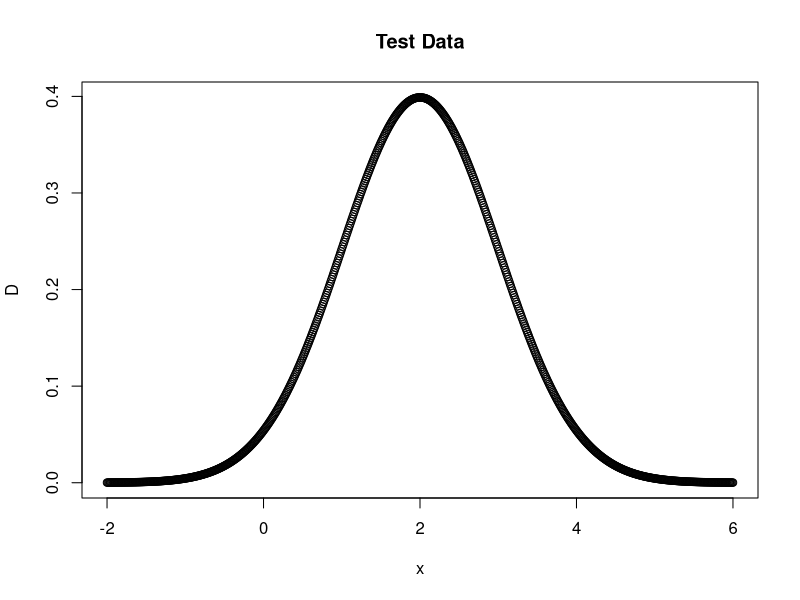
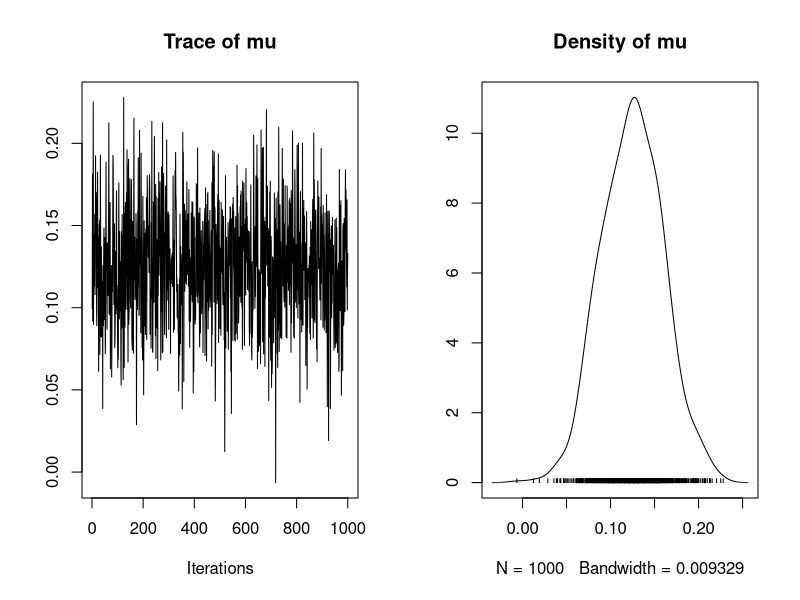
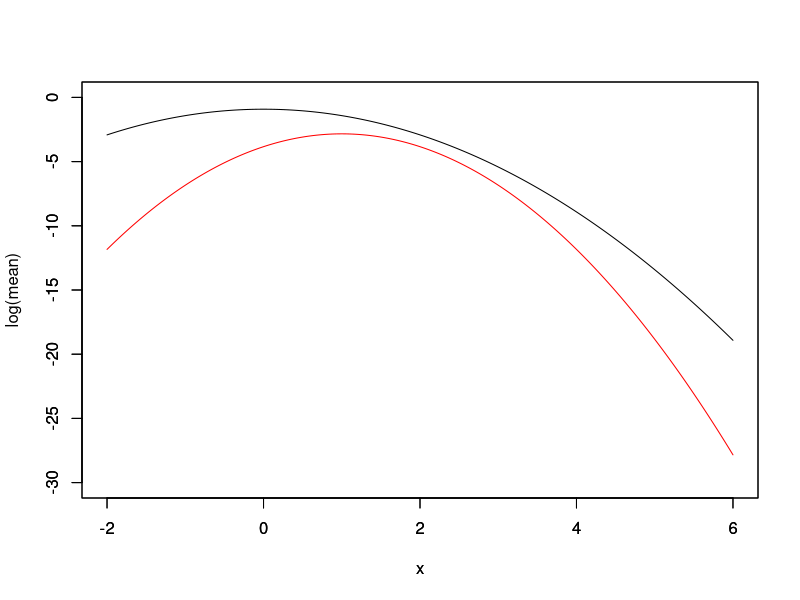

Write R code to recreate these figures, in order.
## MCMC for conjugate Normal distribution
# 19/10/2017

# Prior distiribution of theta has a mean of 0 and variance of 1
# Observation of data has an unknown mean and a variance of 1

# Packages needed
library("MCMCpack")

################# 
## Create data ##
#################

obs_var <- 1
obs_sd <- obs_var^(1/2)
obs_mean <- 2

prior_var <- 1
prior_sd <- prior_var^(1/2)
prior_mean <- 0

# create independent x-values 
x <- seq(-2, 6, 0.01)
# create dependent values according to Normal distribution
D <- dnorm(x, obs_mean, obs_var)

plot(x,D, main="Test Data")

####################################################### 
## Use MCMCpack as a comparison for my manual method ##
#######################################################

# The data, known variance of data, prior mean of mu, prior variance of mu, number of MC draws
# don't know mean of data!
mcmc_package <- MCnormalnormal(D, obs_var, prior_mean, prior_var, mc = 1000)
plot(mcmc_package)
var(mcmc_package)
mean(mcmc_package)

######################
## My manual method ##
######################

# Use the same test data as for MCMCpack
# This may be wrong
likelihood <- dnorm(x, obs_mean, obs_sd, log= T)

# Define the prior distribution (mean=0, variance=1)
mean_prior <- dnorm(x, prior_mean, prior_sd, log=T)

# Define the posterior distribution
# Note: is on a logarithmic scale
mean_posterior <- likelihood + mean_prior

plot(x, mean_posterior, type="l", col = "red", ylim = c(-30, 0), ylab = "log(mean)")
par(new=TRUE)
plot(x, mean_prior, type="l", col="black", ylim = c(-30, 0), ylab = " ")

# Apply the Metropolis algorithm
# Start at random parameter value
# Choose new parameter close to old value based on prob. density ratio
# Jump to new probability if P(old)/P(new) >1


# https://theoreticalecology.wordpress.com/2010/09/17/metropolis-hastings-mcmc-in-r/
# This example works in logs!
# proposalfunction <- function(param){
#   return(rnorm(3,mean = param, sd= c(0.1,0.5,0.3)))
# }
# run_metropolis_MCMC <- function(startvalue, iterations){
#   chain = array(dim = c(iterations+1,3))
#   chain[1,] = startvalue
#   for (i in 1:iterations){
#     proposal = proposalfunction(chain[i,])
#     
#     probab = exp(posterior(proposal) - posterior(chain[i,]))
#     if (runif(1) < probab){
#       chain[i+1,] = proposal
#     }else{
#       chain[i+1,] = chain[i,]
#     }
#   }
#   return(chain)
# }

# metropolis=function(n=1000,eps=5) 
# {
#   vec=vector("numeric", n)
#   x=0
#   vec[1]=x
#   for (i in 2:n) {
#     innov=runif(1,-eps,eps)
#     can=x+innov
#     aprob=min(1,dnorm(can)/dnorm(x))
#     u=runif(1)
#     if (u < aprob) 
#       x=can
#     vec[i]=x
#   }
#   vec
# }
